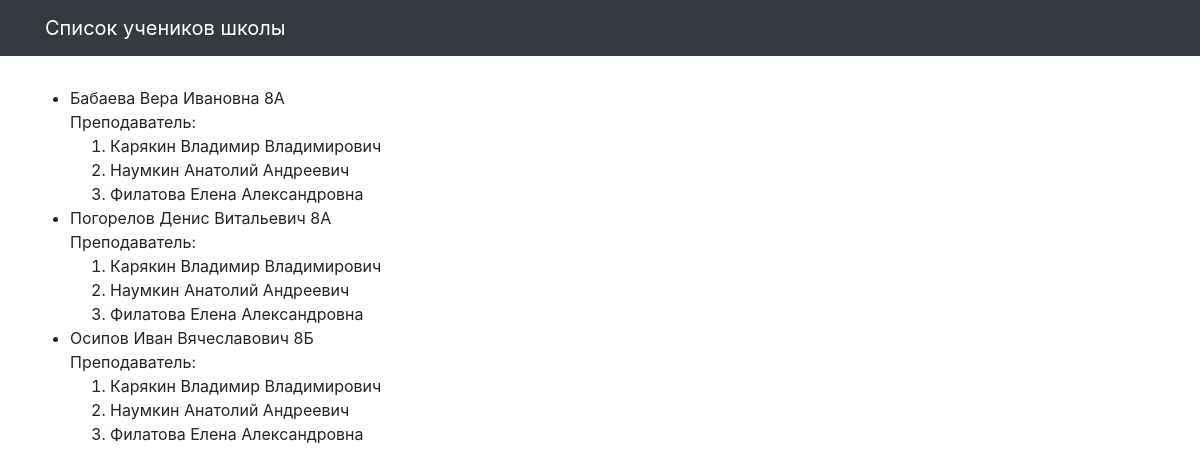
The page / on the database its author committed.
### school/models.py (models this page shows, shortened)
class Student(models.Model):
    name = models.CharField(max_length=30, verbose_name='Имя')
    teacher = models.ManyToManyField(Teacher, verbose_name='Учитель', related_name='students')
    group = models.CharField(max_length=10, verbose_name='Класс')
    class Meta:
        ordering = ['group']
        verbose_name = 'Ученик'
        verbose_name_plural = 'Ученики'

class Teacher(models.Model):
    name = models.CharField(max_length=30, verbose_name='Имя')
    subject = models.CharField(max_length=10, verbose_name='Предмет')
    class Meta:
        ordering = ['name']
        verbose_name = 'Учитель'
        verbose_name_plural = 'Учителя'

### school/views.py (the view)
# urls.py: path('', students_list, name='students'),
def students_list(request):
    template = 'school/students_list.html'
    object_list = Student.objects.all().prefetch_related('teacher')
    context = {'object_list': object_list}
    return render(request, template, context)

### templates/school/students_list.html (shortened to what this page needs)
{% extends "school/base.html" %}
{% load static %}
{% block content %}
<div class="row">
  <ul>
  {% for student in object_list %}
    <li>{{ student.name }} {{ student.group }}
      <br> Преподаватель:
      <ol>
        {% for teacher in student.teacher.all %}
          <li>{{ teacher.name }}</li>
      {% endfor %}
      </ol>
    </li>
  {% endfor %}
  </ul>
</div>
{% endblock %}

### templates/school/base.html (shortened to what this page needs)
<!DOCTYPE html>
{% load static %}
<html>
  <head>
    <link href="{% static  "css/bootstrap.min.css"  %}" rel="stylesheet">
    <link href="{% static  "css/3-col-portfolio.css" %}" rel="stylesheet">
  </head>
  <body>
    <nav class="navbar navbar-expand-lg navbar-dark bg-dark fixed-top">
      <div class="container">
        <a class="navbar-brand" href="#">Список учеников школы</a>
      </div>
    </nav>
    <div class="container">{% block content %}{% endblock %}</div>
  </body>
</html>

### static/css/3-col-portfolio.css (style rules this page uses)
body { padding-top: 84px; padding-bottom: 84px; }
@media (min-width: 992px) { body { padding-top: 86px; padding-bottom: 86px; } }

### rows shown on the page
Student: name "Бабаева Вера Ивановна", group "8А"
Teacher: name "Карякин Владимир Владимирович"
Teacher: name "Наумкин Анатолий Андреевич"
Teacher: name "Филатова Елена Александровна"
Student: name "Погорелов Денис Витальевич", group "8А"
Student: name "Осипов Иван Вячеславович", group "8Б"
